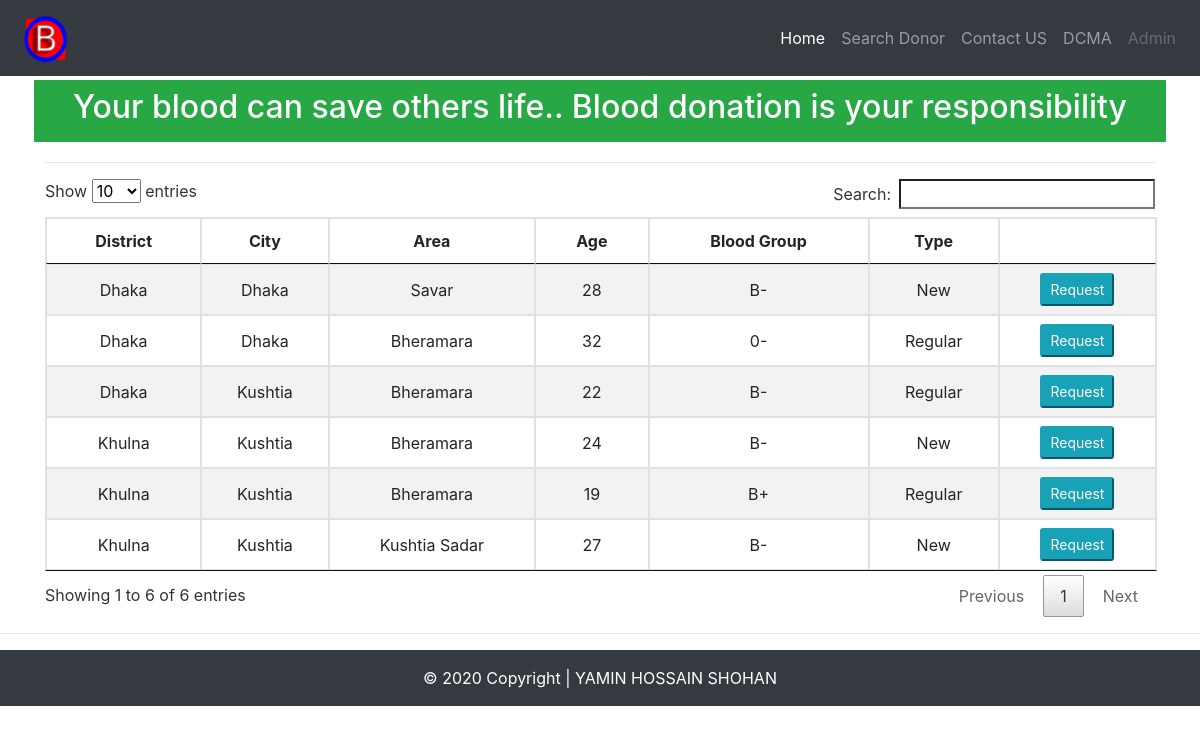
The page /doner on the database its author committed.
### tables this page shows
CREATE TABLE users (id INTEGER PRIMARY KEY AUTOINCREMENT, name TEXT, email TEXT, number TEXT, blood_group TEXT, age TEXT, donar_type TEXT, gender TEXT, street TEXT, area TEXT, city TEXT, district TEXT, date TEXT, ip TEXT, status INT);

### needyamin/app.py (the view)
@app.route("/doner")
def doner():
    con = sqlite3.connect("needyamin.db")
    con.row_factory = sqlite3.Row
    cur = con.cursor()
    cur.execute("select * from users where status='1'")
    rows = cur.fetchall()
    return render_template("doner.html",rows = rows)

### needyamin/templates/doner.html (shortened to what this page needs)
{% extends "base.html" %}
{% block content %}
<div class="container">
  <div class="row">
    <div class="col">
<div class="container p-1">
<div class="row justify-content-center p-2 bg-success text-white">
    <h2>Your blood can save others life.. Blood donation is your responsibility</h2></div> </div>
      <hr>
<table id="needyamin_data" class="table-sm table-striped table-bordered" style="text-align: center;">
        <thead>
            <tr>
                <th>District</th>
                <th>City</th>
                <th>Area</th>
                <th>Age</th>
                <th>Blood Group</th>
                <th>Type</th>
                <th> </th>
            </tr>
        </thead>
        <tbody>
         {% for row in rows %}
              <tr>
                <td>{{row["district"]}}</td>
                <td>{{row["city"]}}</td>
                <td>{{row["area"]}}</td>
                <td>{{row["age"]}}</td>
                <td>{{row["blood_group"]}}</td>
                <td>{{row["donar_type"]}}</td>
                <td><button type="button" class="btn-sm btn-info" data-toggle="modal" data-target="#needyaminModal" data-whatever="@getbootstrap">Request</button> </td>
            </tr>
           {% endfor %}
        </tbody>
    </table>
    </div> </div></div>
    {% endblock %}

### rows shown on the page
users: district "Khulna", city "Kushtia", area "Bheramara", age "24", blood_group "B-", donar_type "New"
users: district "Khulna", city "Kushtia", area "Bheramara", age "19", blood_group "B+", donar_type "Regular"
users: district "Khulna", city "Kushtia", area "Kushtia Sadar", age "27", blood_group "B-", donar_type "New"
users: district "Dhaka", city "Dhaka", area "Savar", age "28", blood_group "B-", donar_type "New"
users: district "Dhaka", city "Dhaka", area "Bheramara", age "32", blood_group "0-", donar_type "Regular"
users: district "Dhaka", city "Kushtia", area "Bheramara", age "22", blood_group "B-", donar_type "Regular"
